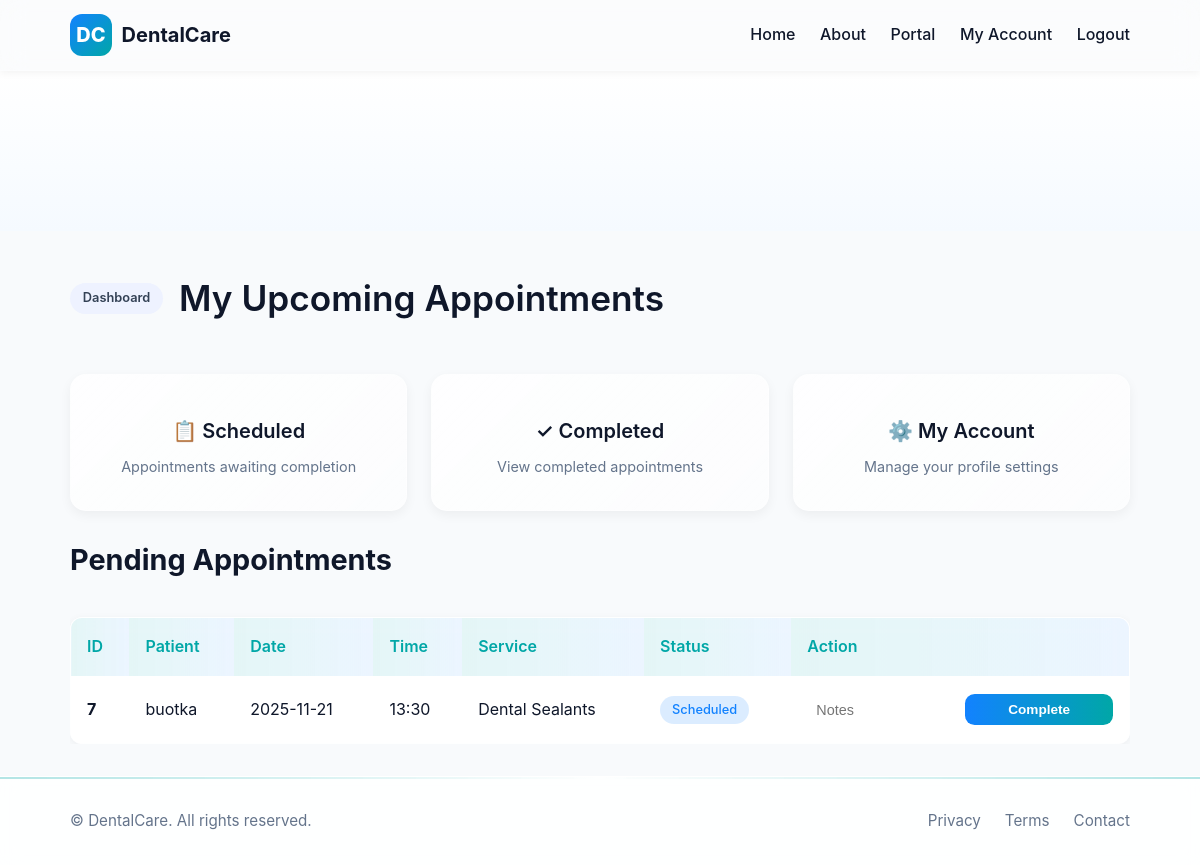
The app's page /dentist (signed in) with its own data.
### tables this page shows
CREATE TABLE tbl_appointments (app_id INTEGER PRIMARY KEY AUTOINCREMENT, pat_id INTEGER NOT NULL REFERENCES tbl_patients (pat_id) ON DELETE RESTRICT ON UPDATE RESTRICT, dentist_id INTEGER NOT NULL REFERENCES tbl_accounts (acc_id) ON DELETE RESTRICT ON UPDATE RESTRICT, app_date TEXT NOT NULL, app_time TEXT NOT NULL, app_service TEXT, app_service_price REAL DEFAULT 50.0, app_status TEXT NOT NULL DEFAULT 'Pending' CHECK (app_status IN ('Pending', 'Approved', 'Scheduled', 'Completed', 'Cancelled', 'Confirmed')), app_notes TEXT, payment_method TEXT, payment_status TEXT DEFAULT 'Unpaid' CHECK (payment_status IN ('Unpaid', 'Paid', 'Pending')), created_at TEXT DEFAULT CURRENT_TIMESTAMP, FOREIGN KEY (pat_id) REFERENCES tbl_patients (pat_id), FOREIGN KEY (dentist_id) REFERENCES tbl_accounts (acc_id));

CREATE TABLE tbl_patients (pat_id INTEGER PRIMARY KEY AUTOINCREMENT, pat_name TEXT NOT NULL, pat_age INTEGER NOT NULL, pat_sex TEXT CHECK (pat_sex IN ('M', 'F')), pat_contact TEXT, pat_address TEXT, customer_id INTEGER REFERENCES tbl_accounts (acc_id) ON DELETE RESTRICT ON UPDATE RESTRICT, FOREIGN KEY (customer_id) REFERENCES tbl_accounts (acc_id) ON DELETE CASCADE);

### app.py (the view)
            def inner(*args, **kwargs):
                user = current_user()
                if user is None or (roles and user['acc_role'] not in roles):
                    flash('Unauthorized', 'error')
                    return redirect(url_for('login'))
                return fn(*args, **kwargs)

### app.py (called while the page is built)
def get_db():
    if 'db' not in g:
        g.db = sqlite3.connect(DATABASE)
        g.db.row_factory = sqlite3.Row
    return g.db

### templates/dashboard_dentist.html (shortened to what this page needs)
{% extends 'base.html' %}
{% block content %}
<section class="hero"><div class="hero-bg"></div></section>
<div class="container">
  <div class="admin-hero">
    <span class="badge">Dashboard</span>
    <h1 class="strong">My Upcoming Appointments</h1>
  </div>
  <div class="dashboard-grid">
    <a href="/dentist/schedule" class="dashboard-card">
      <h3>📋 Scheduled  </h3>
      <p>Appointments awaiting completion</p>
    </a>
    <a href="/dentist/completed" class="dashboard-card">
      <h3>✓ Completed</h3>
      <p>View completed appointments</p>
    </a>
    <a href="/account" class="dashboard-card">
      <h3>⚙️ My Account</h3>
      <p>Manage your profile settings</p>
    </a>
  </div>
  <div id="appointments" style="margin-top: 2rem; padding-bottom: 2rem;">
    <h2>Pending Appointments</h2>
    <div style="max-height: 500px; overflow-y: auto;">
      <table class="table glass">
        <thead style="position: sticky; top: 0; z-index: 10;">
          <tr>
            <th>ID</th>
            <th>Patient</th>
            <th>Date</th>
            <th>Time</th>
            <th>Service</th>
            <th>Status</th>
            <th>Action</th>
          </tr>
        </thead>
        <tbody>
          {% for a in apps %}
          <tr>
            <td><strong>{{ a.app_id }}</strong></td>
            <td>{{ a.pat_name }}</td>
            <td>{{ a.app_date }}</td>
            <td>{{ a.app_time }}</td>
            <td>{{ a.app_service }}</td>
            <td><span class="chip" style="background: rgba(18, 130, 255, 0.15); color: var(--secondary);">{{ a.app_status }}</span></td>
            <td>
              <form method="post" action="/dentist/complete" style="display: flex; gap: 0.5rem; align-items: center;">
                <input name="notes" placeholder="Notes" style="padding: 0.5rem; border-radius: 0.4rem; border: 1px solid var(--border); font-size: 0.9rem; width: 150px;">
                <button class="btn btn-primary" type="submit" style="padding: 0.5rem 0.8rem; font-size: 0.85rem; white-space: nowrap;">Complete</button>
              </form>
            </td>
          </tr>
          {% endfor %}
        </tbody>
      </table>
    </div>
  </div>
</div>
{% endblock %}

### static/css/styles.css (style rules this page uses)
:root { --bg: #f8fafc; --surface: rgba(255, 255, 255, 0.6); --fg: #0f172a; --muted: #64748b; --primary: #00a7a7; --secondary: #1282ff; --danger: #ef4444; --success: #22c55e; --border: rgba(255, 255, 255, 0.2); --radius: 1rem; --shadow: 0 8px 30px rgba(2, 6, 23, 0.15); }
* { box-sizing: border-box; margin: 0; padding: 0; }
html, body { font-family: "Inter", "Segoe UI", system-ui, sans-serif; background: var(--bg); color: var(--fg); font-size: 16px; line-height: 1.6; scroll-behavior: smooth; height: 100%; display: flex; flex-direction: column; }
.container { max-width: 1100px; margin: 0 auto; padding: 0 1.25rem; }
.hero { position: relative; overflow: hidden; padding: 6rem 0 4rem; background: linear-gradient(180deg, #ffffff, #f5faff); color: var(--fg); }
.hero-bg { position: absolute; inset: 0; background: radial-gradient(circle at 50% 20%, rgba(18, 130, 255, 0.15), transparent 70%); z-index: -1; }
.badge { display: inline-block; background: #eef2ff; color: #334155; border-radius: 999px; padding: 0.25rem 0.6rem; font-size: 0.75rem; font-weight: 600; }
h1 { font-size: 2.2rem; line-height: 1.1; margin: 1rem 0; font-weight: 800; }
h2 { font-size: 1.8rem; line-height: 1.2; margin: 1.5rem 0 1rem; font-weight: 700; }
h3 { font-size: 1.25rem; font-weight: 600; margin: 0.75rem 0; }
.btn { display: inline-flex; align-items: center; justify-content: center; border-radius: 0.6rem; padding: 0.7rem 1.2rem; border: 1px solid var(--border); text-decoration: none; font-weight: 600; transition: all 0.25s ease; cursor: pointer; font-size: 0.95rem; }
.btn-primary { background: linear-gradient(90deg, var(--secondary), var(--primary)); color: #fff; border-color: transparent; }
.glass { background: rgba(255, 255, 255, 0.85) !important; backdrop-filter: blur(10px); }
form button[type="submit"], .btn-login { background: linear-gradient(90deg, var(--secondary), var(--primary)); border: none; color: white; font-weight: 600; padding: 0.85rem; border-radius: 0.6rem; cursor: pointer; transition: transform 0.2s ease, box-shadow 0.2s ease; width: 100%; font-size: 1rem; }
.table { width: 100%; border-collapse: collapse; margin-top: 1.5rem; border: 1px solid var(--border); border-radius: 0.75rem; overflow: hidden; box-shadow: 0 2px 8px rgba(0, 0, 0, 0.05); }
.table th, .table td { padding: 1rem; border-top: 1px solid var(--border); text-align: left; }
.table th { background: linear-gradient(90deg, rgba(0, 167, 167, 0.1), rgba(18, 130, 255, 0.08)); color: var(--primary); font-weight: 600; }
.table td { background: rgba(255, 255, 255, 0.5); }
.admin-hero { display: flex; flex-wrap: wrap; gap: 1rem; align-items: center; margin: 2rem 0 2.5rem; }
.admin-hero .badge { display: inline-block; background: #eef2ff; color: #334155; border-radius: 999px; padding: 0.35rem 0.8rem; font-size: 0.8rem; }
.strong { font-weight: 600; }
.chip { background: rgba(0, 167, 167, 0.1); color: var(--primary); padding: 0.25rem 0.75rem; border-radius: 999px; font-size: 0.8rem; font-weight: 500; display: inline-block; }
.dashboard-grid { display: grid; grid-template-columns: repeat(auto-fit, minmax(280px, 1fr)); gap: 1.5rem; margin: 2rem 0; }
.dashboard-card { background: linear-gradient(135deg, rgba(255, 255, 255, 0.8), rgba(255, 255, 255, 0.6)); border: 1px solid var(--border); border-radius: 1rem; padding: 2rem; text-align: center; box-shadow: 0 4px 12px rgba(0, 0, 0, 0.05); transition: all 0.3s ease; text-decoration: none; color: inherit; }
.dashboard-card h3 { margin: 0.5rem 0 0; color: var(--fg); }
.dashboard-card p { color: var(--muted); font-size: 0.9rem; margin-top: 0.5rem; }

### records on screen
tbl_appointments: app_id "7", pat_name "buotka", app_date "2025-11-21", app_time "13:30", app_service "Dental Sealants", app_status "Scheduled"
